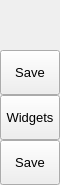
        <widget class="QFrame" name="leftMenuBg">
         <property name="minimumSize">
          <size>
           <width>60</width>
           <height>0</height>
          </size>
         </property>
         <property name="maximumSize">
          <size>
           <width>60</width>
           <height>16777215</height>
          </size>
         </property>
         <property name="frameShape">
          <enum>QFrame::Shape::NoFrame</enum>
         </property>
         <property name="frameShadow">
          <enum>QFrame::Shadow::Raised</enum>
         </property>
         <layout class="QVBoxLayout" name="verticalLayout_3">
          <property name="spacing">
           <number>0</number>
          </property>
          <property name="leftMargin">
           <number>0</number>
          </property>
          <property name="topMargin">
           <number>0</number>
          </property>
          <property name="rightMargin">
           <number>0</number>
          </property>
          <property name="bottomMargin">
           <number>0</number>
          </property>
          <item>
           <widget class="QFrame" name="topLogoInfo">
            <property name="minimumSize">
             <size>
              <width>0</width>
              <height>50</height>
             </size>
            </property>
            <property name="maximumSize">
             <size>
              <width>16777215</width>
              <height>50</height>
             </size>
            </property>
            <property name="frameShape">
             <enum>QFrame::Shape::NoFrame</enum>
            </property>
            <property name="frameShadow">
             <enum>QFrame::Shadow::Raised</enum>
            </property>
            <widget class="QFrame" name="topLogo">
             <property name="geometry">
              <rect>
               <x>10</x>
               <y>5</y>
               <width>42</width>
               <height>42</height>
              </rect>
             </property>
             <property name="minimumSize">
              <size>
               <width>42</width>
               <height>42</height>
              </size>
             </property>
             <property name="maximumSize">
              <size>
               <width>42</width>
               <height>42</height>
              </size>
             </property>
             <property name="styleSheet">
              <string notr="true">background-image: url(:/images/images/images/DogeIconSmall.png)</string>
             </property>
             <property name="frameShape">
              <enum>QFrame::Shape::NoFrame</enum>
             </property>
             <property name="frameShadow">
              <enum>QFrame::Shadow::Raised</enum>
             </property>
            </widget>
            <widget class="QLabel" name="titleLeftApp">
             <property name="geometry">
              <rect>
               <x>70</x>
               <y>8</y>
               <width>160</width>
               <height>20</height>
              </rect>
             </property>
             <property name="font">
              <font>
               <family>Segoe UI Semibold</family>
               <pointsize>12</pointsize>
               <italic>false</italic>
               <fontweight></fontweight>
              </font>
             </property>
             <property name="text">
              <string>PyDracula</string>
             </property>
             <property name="alignment">
              <set>Qt::AlignmentFlag::AlignLeading|Qt::AlignmentFlag::AlignLeft|Qt::AlignmentFlag::AlignTop</set>
             </property>
            </widget>
            <widget class="QLabel" name="titleLeftDescription">
             <property name="geometry">
              <rect>
               <x>70</x>
               <y>27</y>
               <width>160</width>
               <height>16</height>
              </rect>
             </property>
             <property name="maximumSize">
              <size>
               <width>16777215</width>
               <height>16</height>
              </size>
             </property>
             <property name="font">
              <font>
               <family>Segoe UI</family>
               <pointsize>8</pointsize>
               <italic>false</italic>
               <bold>false</bold>
              </font>
             </property>
             <property name="text">
              <string>Modern GUI / Flat Style</string>
             </property>
             <property name="alignment">
              <set>Qt::AlignmentFlag::AlignLeading|Qt::AlignmentFlag::AlignLeft|Qt::AlignmentFlag::AlignTop</set>
             </property>
            </widget>
           </widget>
          </item>
          <item>
           <widget class="QFrame" name="leftMenuFrame">
            <property name="frameShape">
             <enum>QFrame::Shape::NoFrame</enum>
            </property>
            <property name="frameShadow">
             <enum>QFrame::Shadow::Raised</enum>
            </property>
            <layout class="QVBoxLayout" name="verticalMenuLayout">
             <property name="spacing">
              <number>0</number>
             </property>
             <property name="leftMargin">
              <number>0</number>
             </property>
             <property name="topMargin">
              <number>0</number>
             </property>
             <property name="rightMargin">
              <number>0</number>
             </property>
             <property name="bottomMargin">
              <number>0</number>
             </property>
             <item alignment="Qt::AlignmentFlag::AlignTop">
              <widget class="QFrame" name="topMenu">
               <property name="frameShape">
                <enum>QFrame::Shape::NoFrame</enum>
               </property>
               <property name="frameShadow">
                <enum>QFrame::Shadow::Raised</enum>
               </property>
               <layout class="QVBoxLayout" name="verticalLayout_8">
                <property name="spacing">
                 <number>0</number>
                </property>
                <property name="leftMargin">
                 <number>0</number>
                </property>
                <property name="topMargin">
                 <number>0</number>
                </property>
                <property name="rightMargin">
                 <number>0</number>
                </property>
                <property name="bottomMargin">
                 <number>0</number>
                </property>
                <item>
                 <widget class="QPushButton" name="btn_home">
                  <property name="sizePolicy">
                   <sizepolicy hsizetype="Expanding" vsizetype="Fixed">
                    <horstretch>0</horstretch>
                    <verstretch>0</verstretch>
                   </sizepolicy>
                  </property>
                  <property name="minimumSize">
                   <size>
                    <width>0</width>
                    <height>45</height>
                   </size>
                  </property>
                  <property name="font">
                   <font>
                    <family>Segoe UI</family>
                    <pointsize>10</pointsize>
                    <italic>false</italic>
                    <bold>false</bold>
                   </font>
                  </property>
                  <property name="cursor">
                   <cursorShape>PointingHandCursor</cursorShape>
                  </property>
                  <property name="layoutDirection">
                   <enum>Qt::LayoutDirection::LeftToRight</enum>
                  </property>
                  <property name="styleSheet">
                   <string notr="true">background-image: url(:/icons/images/icons/cil-home.png)</string>
                  </property>
                  <property name="text">
                   <string>Save</string>
                  </property>
                 </widget>
                </item>
                <item>
                 <widget class="QPushButton" name="btn_parameter">
                  <property name="sizePolicy">
                   <sizepolicy hsizetype="Expanding" vsizetype="Fixed">
                    <horstretch>0</horstretch>
                    <verstretch>0</verstretch>
                   </sizepolicy>
                  </property>
                  <property name="minimumSize">
                   <size>
                    <width>0</width>
                    <height>45</height>
                   </size>
                  </property>
                  <property name="font">
                   <font>
                    <family>Segoe UI</family>
                    <pointsize>10</pointsize>
                    <italic>false</italic>
                    <bold>false</bold>
                   </font>
                  </property>
                  <property name="cursor">
                   <cursorShape>PointingHandCursor</cursorShape>
                  </property>
                  <property name="layoutDirection">
                   <enum>Qt::LayoutDirection::LeftToRight</enum>
                  </property>
                  <property name="styleSheet">
                   <string notr="true">background-image: url(:/icons/images/icons/cil-equalizer.png)</string>
                  </property>
                  <property name="text">
                   <string>Widgets</string>
                  </property>
                 </widget>
                </item>
                <item>
                 <widget class="QPushButton" name="btn_graph">
                  <property name="sizePolicy">
                   <sizepolicy hsizetype="Expanding" vsizetype="Fixed">
                    <horstretch>0</horstretch>
                    <verstretch>0</verstretch>
                   </sizepolicy>
                  </property>
                  <property name="minimumSize">
                   <size>
                    <width>0</width>
                    <height>45</height>
                   </size>
                  </property>
                  <property name="font">
                   <font>
                    <family>Segoe UI</family>
                    <pointsize>10</pointsize>
                    <italic>false</italic>
                    <bold>false</bold>
                   </font>
                  </property>
                  <property name="cursor">
                   <cursorShape>PointingHandCursor</cursorShape>
                  </property>
                  <property name="layoutDirection">
                   <enum>Qt::LayoutDirection::LeftToRight</enum>
                  </property>
                  <property name="styleSheet">
                   <string notr="true">background-image: url(:/icons/images/icons/cil-chart-line.png)</string>
                  </property>
                  <property name="text">
                   <string>Save</string>
                  </property>
                 </widget>
                </item>
               </layout>
              </widget>
             </item>
             <item alignment="Qt::AlignmentFlag::AlignBottom">
              <widget class="QFrame" name="bottomMenu">
               <property name="frameShape">
                <enum>QFrame::Shape::NoFrame</enum>
               </property>
               <property name="frameShadow">
                <enum>QFrame::Shadow::Raised</enum>
               </property>
               <layout class="QVBoxLayout" name="verticalLayout_9">
                <property name="spacing">
                 <number>0</number>
                </property>
                <property name="leftMargin">
                 <number>0</number>
                </property>
                <property name="topMargin">
                 <number>0</number>
                </property>
                <property name="rightMargin">
                 <number>0</number>
                </property>
                <property name="bottomMargin">
                 <number>0</number>
                </property>
               </layout>
              </widget>
             </item>
            </layout>
           </widget>
          </item>
         </layout>
        </widget>
